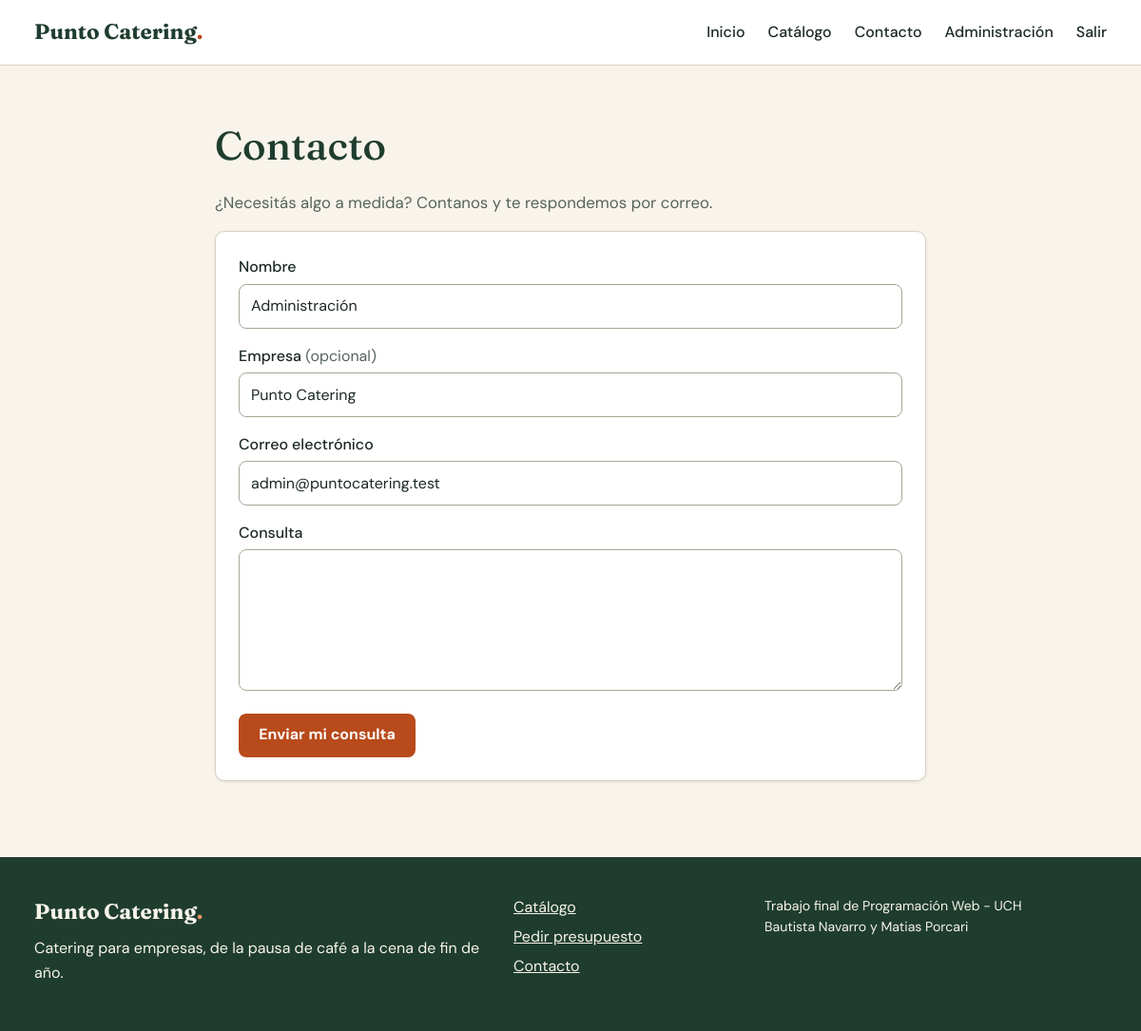
Screenshot of /contacto.php (signed in) with the database file from the repository.
### tables this page shows
CREATE TABLE usuarios (
    id_usuario       INT UNSIGNED AUTO_INCREMENT PRIMARY KEY,
    razon_social     VARCHAR(120) NOT NULL,
    cuit             CHAR(13) NOT NULL UNIQUE,             
    nombre_contacto  VARCHAR(100) NOT NULL,
    correo           VARCHAR(150) NOT NULL UNIQUE,
    telefono         VARCHAR(30) NOT NULL,
    contrasena_hash  VARCHAR(255) NOT NULL,                
    rol              ENUM('cliente', 'administrador') NOT NULL DEFAULT 'cliente',
    activo           TINYINT(1) NOT NULL DEFAULT 1,        
    fecha_alta       TIMESTAMP NOT NULL DEFAULT CURRENT_TIMESTAMP
);

### includes/conexion.php (called while the page is built, shortened)
<?php
function obtener_conexion(): PDO
{
    static $conexion = null;
    if ($conexion === null) {
        $origen = 'mysql:host=' . BD_SERVIDOR . ';dbname=' . BD_NOMBRE . ';charset=utf8mb4';
        $conexion = new PDO($origen, BD_USUARIO, BD_CONTRASENA, [
            PDO::ATTR_ERRMODE => PDO::ERRMODE_EXCEPTION,
            PDO::ATTR_DEFAULT_FETCH_MODE => PDO::FETCH_ASSOC,
            PDO::ATTR_EMULATE_PREPARES => false,
        ]);
    }
    return $conexion;
}

### includes/sesion.php (called while the page is built, shortened)
<?php
function usuario_actual(): ?array
{
    static $usuario = null;
    static $consultado = false;
    if (!$consultado) {
        if (isset($_SESSION['id_usuario'])) {
            $consulta = obtener_conexion()->prepare('SELECT * FROM usuarios WHERE id_usuario = ? AND activo = 1');
            $consulta->execute([$_SESSION['id_usuario']]);
            $usuario = $consulta->fetch() ?: null;
        }
    }
    return $usuario;
}

### includes/funciones.php (called while the page is built, shortened)
<?php
function escapar(mixed $valor): string
{
    return htmlspecialchars((string) $valor, ENT_QUOTES, 'UTF-8');
}
function atributos_error(array $errores, string $campo): string
{
    return isset($errores[$campo]) ? 'aria-invalid="true" aria-describedby="error-' . escapar($campo) . '"' : '';
}

### contacto.php (the view, shortened to what this page needs)
<?php
$errores = [];
$datos = ['nombre' => '', 'empresa' => '', 'correo' => '', 'mensaje' => ''];
$usuario = usuario_actual();
if ($usuario !== null && $_SERVER['REQUEST_METHOD'] !== 'POST') {
    $datos['nombre'] = $usuario['nombre_contacto'];
    $datos['empresa'] = $usuario['razon_social'];
    $datos['correo'] = $usuario['correo'];
}
require __DIR__ . '/includes/encabezado.php';
?>
<section class="seccion">
    <div class="contenedor contenedor-angosto">
        <h1>Contacto</h1>
        <p class="bajada">¿Necesitás algo a medida? Contanos y te respondemos por correo.</p>
        <form class="tarjeta formulario" method="post" novalidate>
            <div class="campo">
                <label for="nombre">Nombre</label>
                <input id="nombre" name="nombre" required maxlength="100" autocomplete="name" value="<?= escapar($datos['nombre']) ?>" <?= atributos_error($errores, 'nombre') ?>>
            </div>
            <div class="campo">
                <label for="empresa">Empresa <span class="opcional">(opcional)</span></label>
                <input id="empresa" name="empresa" maxlength="120" autocomplete="organization" value="<?= escapar($datos['empresa']) ?>" <?= atributos_error($errores, 'empresa') ?>>
            </div>
            <div class="campo">
                <label for="correo">Correo electrónico</label>
                <input type="email" id="correo" name="correo" required maxlength="150" autocomplete="email" value="<?= escapar($datos['correo']) ?>" <?= atributos_error($errores, 'correo') ?>>
            </div>
            <div class="campo">
                <label for="mensaje">Consulta</label>
                <textarea id="mensaje" name="mensaje" rows="5" required maxlength="1000" <?= atributos_error($errores, 'mensaje') ?>><?= escapar($datos['mensaje']) ?></textarea>
            </div>
            <button class="boton boton-primario" type="submit">Enviar mi consulta</button>
        </form>
    </div>
</section>
<?php require __DIR__ . '/includes/pie.php'; ?>

### recursos/css/estilos.css (style rules this page uses)
:root { --verde-profundo: #1f3d2f; --verde-medio: #2f5d47; --verde-suave: #e3ece5; --naranja: #b84a1b; --naranja-oscuro: #973a13; --crema: #f8f4eb; --crema-oscuro: #efe8d8; --blanco: #ffffff; --tinta: #1d2a23; --tinta-suave: #56635b; --borde: #d9d2c1; --rojo: #a32c20; --rojo-suave: #fbeae7; --verde-exito-suave: #e1f1e4; --ambar-suave: #fbf0d3; --ambar-texto: #6f4f00; --azul-suave: #e2ecf7; --azul-texto: #1d4c80; --gris-suave: #e9e9e6; --fuente-titulos: "Fraunces", Georgia, "Times New Roman", serif; --fuente-texto: "DM Sans", "Segoe UI", Arial, sans-serif; --radio: 10px; --sombra: 0 1px 3px rgba(31, 61, 47, 0.12); }
*, *::before, *::after { box-sizing: border-box; }
body { margin: 0; min-height: 100vh; display: flex; flex-direction: column; background: var(--crema); color: var(--tinta); font-family: var(--fuente-texto); font-size: 1rem; line-height: 1.6; }
h1, h2, h3 { margin: 0 0 0.5em; font-family: var(--fuente-titulos); font-weight: 500; line-height: 1.2; color: var(--verde-profundo); }
h1 { font-size: clamp(1.9rem, 4vw, 2.6rem); }
p { margin: 0 0 1em; }
.contenedor { width: 100%; max-width: 1160px; margin-inline: auto; padding-inline: 16px; }
.contenedor-angosto { max-width: 780px; }
.seccion { padding-block: clamp(2rem, 5vw, 4rem); }
.bajada { color: var(--tinta-suave); font-size: 1.05rem; }
.boton { display: inline-block; padding: 0.65rem 1.2rem; border: 2px solid transparent; border-radius: 8px; font: inherit; font-weight: 700; line-height: 1.3; text-align: center; text-decoration: none; cursor: pointer; transition: background-color 0.15s ease, color 0.15s ease; }
.boton-primario { background: var(--naranja); color: var(--blanco); }
.tarjeta { margin-bottom: 1.25rem; padding: 1.5rem; background: var(--blanco); border: 1px solid var(--borde); border-radius: var(--radio); box-shadow: var(--sombra); }
.campo { margin-bottom: 1rem; }
.campo label { display: block; margin-bottom: 0.3rem; font-weight: 500; }
.opcional { font-weight: 400; color: var(--tinta-suave); }
input:not([type="checkbox"]), select, textarea { width: 100%; padding: 0.6rem 0.75rem; border: 1px solid #a9a696; border-radius: 8px; background: var(--blanco); color: var(--tinta); font: inherit; }

### rows the page displays
usuarios: nombre "Administración", empresa "Punto Catering", correo "admin@puntocatering.test"
